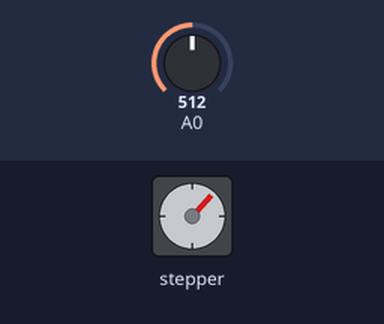
The sketch below on a simulated Arduino Uno, built with avr-gcc and run on an emulated ATmega328P. Parts: stepper motor. The inputs (shaded band) are chosen by the test bench; at power-on: A0 = 512. Stepper angles assume 100 steps per turn.

Above: at 4.2 s.
4.3 s: A0 set to 716
At 6.4 s:
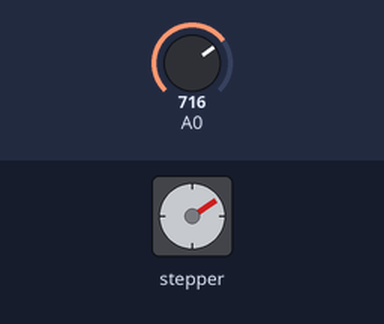
7.3 s: A0 set to 1023
At 10.1 s:
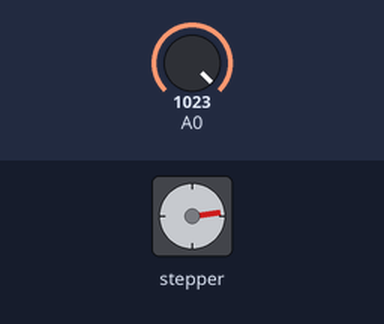
10.3 s: A0 set to 511
At 10.45 s:
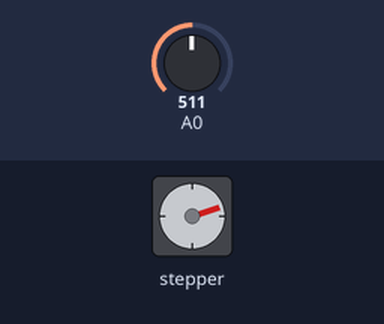
Timing chart, 0 to 15.2 s (numbered marks = the images above; inputs shaded):
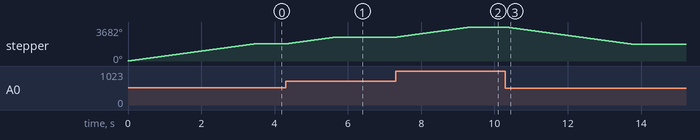

The sketch:

stepperTest.ino
```cpp
#include <Stepper.h>

#define STEPS 100  //how much step a circle

Stepper stepper(STEPS, 2, 3, 4, 5);

int previous = 0;

void setup()
{
  // Set the step motor speed of 90 per minute
  stepper.setSpeed(90);
}

void loop()
{
  int val = analogRead(0);
  stepper.step(val - previous);
  previous = val;
}
```

Measured:
- after the input at 4.3 s, stepper: turns 734° clockwise in 1.4 s, starting at once
- after the input at 7.3 s, stepper: turns 1105° clockwise in 2.1 s, starting at once
- after the input at 10.3 s, stepper: turns 1843° counter-clockwise in 3.4 s, starting at once
- by itself, stepper: turns 1843° clockwise in 3.4 s
